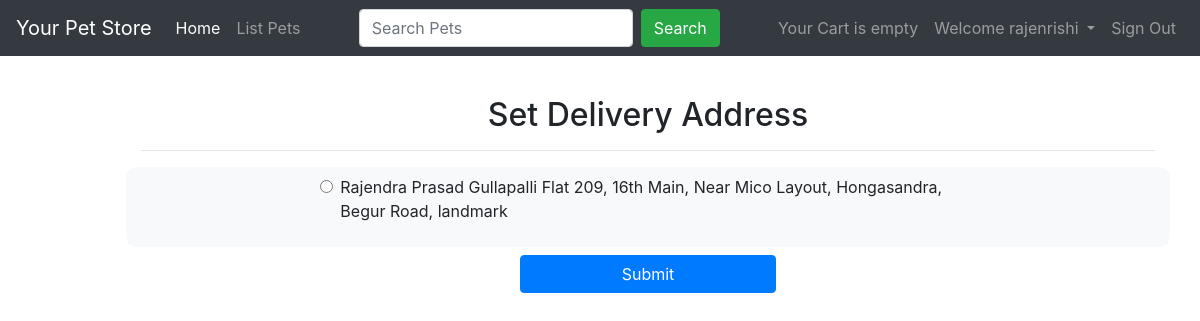
Page /set-delivery-address (signed in) on the committed database.
### petsapp/models.py (models this page shows)
class ShippingAddress(models.Model):
    customer = models.ForeignKey(Customer, on_delete=models.CASCADE, null=True)
    building_name = models.CharField(max_length=200, null=False)
    street = models.CharField(max_length=200, null=False)
    landmark = models.CharField(max_length=200, blank=True, null=True)
    city = models.CharField(max_length=30, null=False)
    state = models.CharField(max_length=30, null=False)
    zipcode = models.CharField(max_length=6, null=False)
    date_added = models.DateTimeField(auto_now_add=True)

### petsapp/views.py (the view)
# urls.py: path('set-delivery-address', views.set_delivery_address, name='set_delivery_address'),
def set_delivery_address(request):
    template_name = "delivery_address.html"
    addr_list = ShippingAddress.objects.filter(customer__user__id=request.user.id)
    if request.method == "POST":
        form = SetDeliveryAddressForm(request.POST)
        if form.is_valid():
            return redirect('order_review', sa_id=form.cleaned_data['delivery_address'])
    else:
        form = SetDeliveryAddressForm()
    context = {
        'address_list': addr_list,
        'form': form
    }
    return render(request, template_name, context=context)

### petsapp/forms.py
class SetDeliveryAddressForm(forms.Form):
    delivery_address = forms.CharField()

### petsapp/templates/delivery_address.html (shortened to what this page needs)
{% extends 'base.html' %}
{% block list_addresses %}
    <center><h2>Set Delivery Address</h2></center>
    <hr/>
    <form method="post" class="form-group">
        {% for address in address_list %}
            <div style="border-radius:10px;" class="row mt-3 p-2 bg-light justify-content-center">
                <div class="col-8">
                    <div class="form-group form-check">
                        <input class="form-check-input" type="radio" name="delivery_address" value="{{ address.id }}" id="flexRadioDefault{{forloop.counter}}">
                        <label class="form-check-label" for="flexRadioDefault{{forloop.counter}}">
                            {{ request.user.get_full_name }} {{ address.building_name }} {{ address.street }} {{ address.landmark }}
                        </label>
                    </div>
                </div>
            </div>
        {% endfor %}
        <div class="form-row mt-2 justify-content-center">
            <button type="submit" class="col-3 btn btn-primary">Submit</button>
        </div>
    </form>
{% endblock %}

### petsapp/templates/base.html (shortened to what this page needs)
<!DOCTYPE html>
<html lang="en" dir="ltr">
    <head>
    <link rel="stylesheet" href="https://maxcdn.bootstrapcdn.com/font-awesome/4.7.0/css/font-awesome.min.css">
    <link rel="stylesheet" href="https://cdn.jsdelivr.net/npm/bootstrap@4.6.1/dist/css/bootstrap.min.css">
    <link rel="stylesheet" href="https://allyoucan.cloud/cdn/icofont/1.0.1/icofont.css">
    </head>
    <body>
        <div class="container-fluid md-5">
            <nav class="navbar navbar-expand-md bg-dark navbar-dark fixed-top">
                <a href="#" class="navbar-brand">Your Pet Store</a>
                <div class="collapse navbar-collapse justify-content-between" id="navbarCollapse">
                    <div class="navbar-nav">
                        <a href="{% url 'list_pets' %}" class="nav-item nav-link active">Home</a>
                        <a href="{% url 'list_pets' %}" class="nav-item nav-link">List Pets</a>
                    </div>
                    <div class="navbar-nav">
                        <form action="{% url 'search_pets' %}" method="get" class="d-flex">
                            <input id="q" name="q" class="form-control me-2" type="search" placeholder="Search Pets">
                            <button class="ml-2 btn btn-success" type="submit">Search</button>
                        </form>
                    </div>
                    <div class="navbar-nav">
                        <div class="nav-item nav-link">
                        {% with total_items=cart|length %}
                            {% if total_items > 0 %}
                                Your Cart:&nbsp
                                <a href="{% url 'cart_items' %}">
                                    {{total_items}} Item{{total_items|pluralize}}&nbsp
                                    Rs {{ total_price }}
                                </a>
                            {% else %}
                                Your Cart is empty
                            {% endif %}
                        {% endwith %}
                        </div>
                        {% if request.user.is_authenticated %}
                            <div class="nav-item dropdown">
                                <a class="nav-link dropdown-toggle" href="#" id="navbarDropdown" role="button" data-toggle="dropdown" aria-haspopup="true" aria-expanded="false">
                                Welcome {{ request.user }}
                                </a>
                            </div>
                            <a href="{% url 'logout' %}" class="nav-item nav-link">  Sign Out   </a>
                        {% else %}
                            <a href="{% url 'register' %}" class="nav-item nav-link"> Sign Up</a>
                            <a href="{% url 'login' %}" class="nav-item nav-link">  Sign In   </a>
                        {% endif %}
                    </div>
                </div>
            </nav>
        </div>
        <div class="container p-5">
        <div>
        <div class="container m-5">
            {% block list_addresses %}
            {% endblock %}
        </div>
    </body>
</html>

### rows in the picture
ShippingAddress: building_name "Flat 209, 16th Main,", street "Near Mico Layout, Hongasandra, Begur Road,", landmark "landmark"

### other values in the picture
{{ request.user }} "rajenrishi"
{{ request.user.get_full_name }} "Rajendra Prasad Gullapalli"
